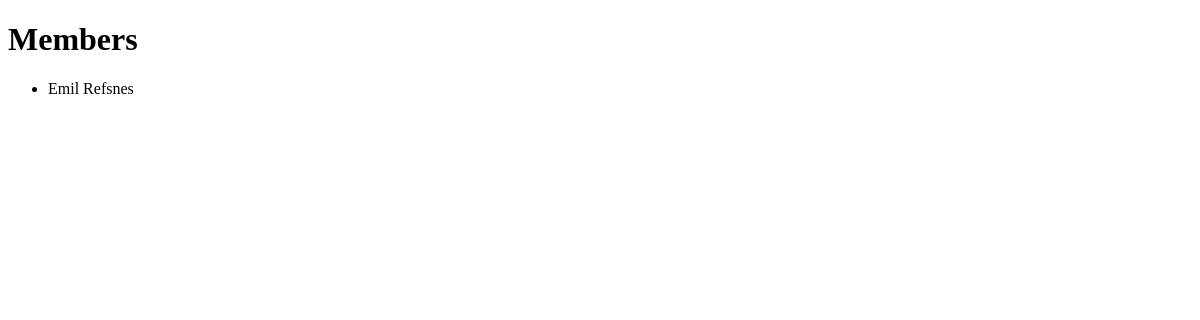
/members/, run on an earlier commit of the app's database.
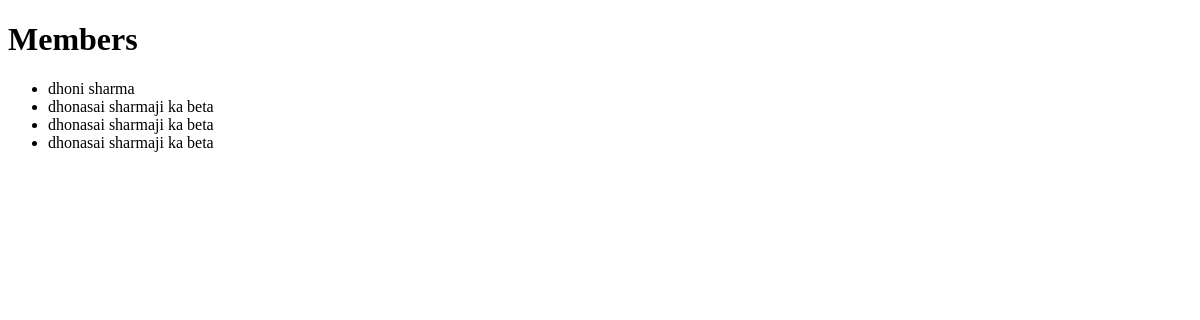
And on a later commit of the database.
### members/models.py (models this page shows)
class Member(models.Model):
    firstname=models.CharField(max_length=255)
    lastname=models.CharField(max_length=255)

### members/views.py (the view)
# urls.py: path('members/', views.members, name='members'),
def members(request):
  mymembers = Member.objects.all().values()
  template = loader.get_template('all_members.html')
  context = {
    'mymembers': mymembers,
  }
  return HttpResponse(template.render(context, request))

### members/templates/all_members.html
<!DOCTYPE html>
<html>
<body>
<h1>Members</h1>
<ul>
  {% for x in mymembers %}
    <li>{{ x.firstname }} {{ x.lastname }}</li>
  {% endfor %}
</ul>
</body>
</html>

What changed in the data, as far as the page shows it:
removed Member: firstname "Emil", lastname "Refsnes"
added Member: firstname "dhoni", lastname "sharma"
added Member: firstname "dhonasai", lastname "sharmaji ka beta"
added Member: firstname "dhonasai", lastname "sharmaji ka beta"
added Member: firstname "dhonasai", lastname "sharmaji ka beta"
